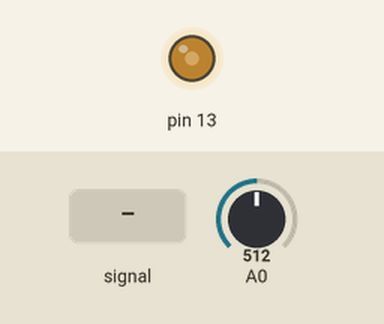
Recording of a sketch running on a simulated Arduino Uno, built with avr-gcc and run on an emulated ATmega328P. On the bench: output pins drawn as LEDs (lit = HIGH). Inputs (shaded band) come from the test bench; at power-on: A0 = 512.

Above: at 1.2 s.
1.3 s: A0 fed a 200 Hz sine of ±81 counts around its level
At 2.43 s:
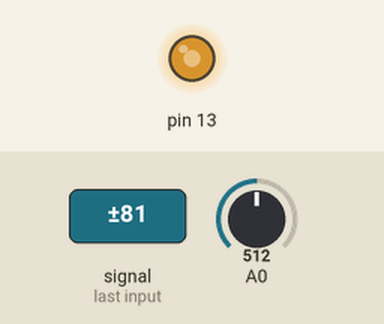
4.3 s: A0 set to 716
6.0 s: A0 fed a 1000 Hz sine of ±255 counts around its level
At 8.34 s:
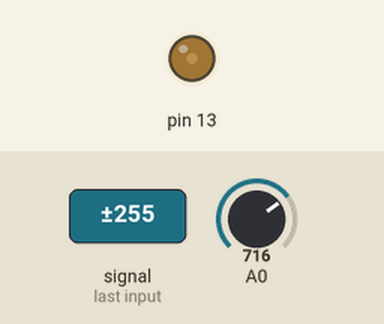
9.0 s: A0 set to 511
Timing chart, 0 to 11.5 s (numbered marks = the images above; inputs shaded):
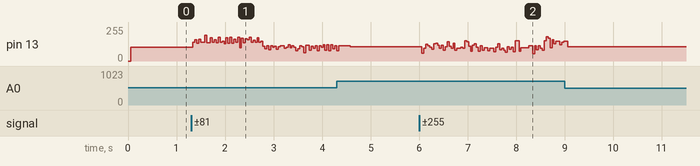

The sketch:

duty_cycle.ino
```cpp
#include "Arduino.h"
#include <avr/interrupt.h>
unsigned int adcvalue, loval, hival;

unsigned int remapped_adc;
void InitPWM()
{
 TCNT0 = 0;
 OCR0A = 0;
 TCCR0A = 0b00000001;
 TIMSK0 |= 0b10;
}
void startPWM()
{
 TCCR0B = 0b00000100;
}
ISR(TIMER0_COMPA_vect)
{
  OCR0A = remapped_adc;
  ledToggle();
}
ISR(ADC_vect)
{
 loval = ADCL;
 hival = ADCH;
 adcvalue = (hival << 8) | loval;
 remapped_adc = ((adcvalue-568)*255)/337;
 ADCSRA |= (1 << ADSC);

}

void ledToggle()
{
 PORTB ^= (1 << PORTB5);
}

void setup() {
 // put your setup code here, to run once:
 PRR &= 0b11111110;
 ADCSRA = 0b10001111;
 ADMUX = 0b01000000;
  // Set PortB Pin 5 as output
 DDRB |= (1 << DDB5);

 InitPWM();
 startPWM();
 sei();
 ADCSRA |= 0b01000000;
 Serial.begin(9600);
}
void loop() {}
```
